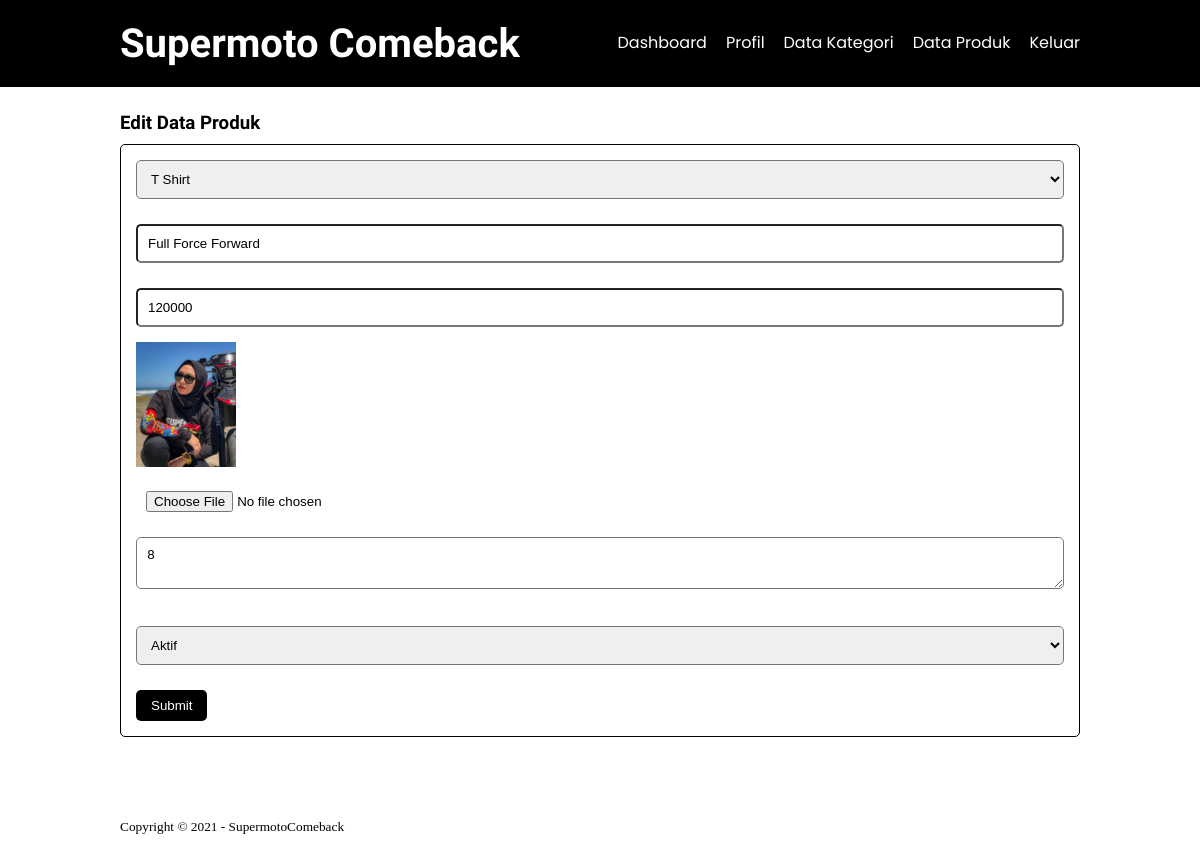
The page /SumoComeback/edit-produk.php?id=17 (signed in) on the database its author committed.
### tables this page shows
CREATE TABLE `tb_product` (
  `product_id` int(11) NOT NULL,
  `category_id` int(11) NOT NULL,
  `product_name` varchar(100) NOT NULL,
  `product_price` int(11) NOT NULL,
  `product_description` text NOT NULL,
  `product_image` varchar(100) NOT NULL,
  `product_status` tinyint(1) NOT NULL,
  `data_created` timestamp NOT NULL DEFAULT current_timestamp()
);

CREATE TABLE `tb_category` (
  `category_id` int(11) NOT NULL,
  `category_name` varchar(25) NOT NULL
);

### SumoComeback/edit-produk.php (the view, shortened to what this page needs)
<?php
include 'db.php';
$produk = mysqli_query($conn, "SELECT * FROM tb_product WHERE product_id = '" . $_GET['id'] . "' ");
$p = mysqli_fetch_object($produk);
?>
<!DOCTYPE html>
<html lang="en">
<head>
   <link rel="stylesheet" href="css/style.css">
   <link rel="stylesheet" href="https://cdnjs.cloudflare.com/ajax/libs/font-awesome/6.0.0-beta3/css/all.min.css" />
</head>
<body>
   <header>
      <div class="container">
         <h1><a href="dashboard.php">Supermoto Comeback</a></h1>
         <ul>
            <li><a href="dashboard.php">Dashboard</a></li>
            <li><a href="profil.php">Profil</a></li>
            <li><a href="data-kategori.php">Data Kategori</a></li>
            <li><a href="data-produk.php">Data Produk</a></li>
            <li><a href="keluar.php">Keluar</a></li>
         </ul>
      </div>
   </header>
   <div class="section">
      <div class="container">
         <h3>Edit Data Produk</h3>
         <div class="box">
            <form action="" method="POST" enctype="multipart/form-data">
               <select class="input-control" name="kategori" required>
                  <?php
                  $kategori = mysqli_query($conn, "SELECT * FROM tb_category ORDER BY category_id DESC");
                  while ($r = mysqli_fetch_array($kategori)) {
                  ?>
                     <option value="<?php echo $r['category_id'] ?>" <?php echo ($r['category_id'] == $p->category_id) ? 'selected' : ''; ?>><?php echo $r['category_name'] ?></option>
                  <?php } ?>
               </select>
               <input type="text" name="nama" class="input-control" placeholder="Nama Produk" value="<?php echo $p->product_name ?>" required>
               <input type="text" name="harga" class="input-control" placeholder="Harga" value="<?php echo $p->product_price ?>" required>
               <img src="produk/<?php echo $p->product_image ?>" width="100px" alt="">
               <input type="file" name="gambar" class="input-control">
               <textarea name="deskripsi" class="input-control" placeholder="Deskripsi"><?php echo $p->product_description ?></textarea><br><br>
               <select name="status" class="input-control">
                  <option value="1" <?php echo ($p->product_status == 1) ? 'selected' : ''; ?>>Aktif</option>
               </select>
               <input type="submit" name="submit" value="Submit" class="btn">
            </form>
         </div>
      </div>
   </div>
   <footer>
      <div class="container">
         <small>Copyright &copy; 2021 - SupermotoComeback</small>
      </div>
   </footer>
</body>
</html>

### SumoComeback/css/style.css (style rules this page uses)
* { margin: 0; padding: 0; box-sizing: border-box; }
a { color: inherit; text-decoration: none; }
header { background-color: black; color: white; }
header h1 { float: left; padding: 20px 0; font-size: 40px; font-family: 'UnifrakturMaguntia', cursive; }
header ul { float: right; }
header ul li { display: inline-block; font-family: 'Poppins', sans-serif; }
header ul li a { padding: 30px 0 30px 15px; display: inline-block; }
footer { padding: 30px 0; }
.container { width: 80%; margin: 0 auto; }
.container::after { content: ''; display: block; clear: both; }
.section { padding: 25px 0; }
.section h3 { font-family: 'UnifrakturMaguntia', cursive; }
.box { border: 1px solid black; border-radius: 5px; padding: 15px; margin: 10px 0 25px 0; }
.box:after { content: ''; display: block; clear: both; }
.input-control { width: 100%; padding: 10px; margin-bottom: 15px; border-radius: 5px; }
.btn { padding: 8px 15px; border-radius: 5px; background-color: black; color: white; border: none; cursor: pointer; transition: 0.5s; }
input { margin-top: 10px; }

### rows shown on the page
tb_product: kategori "T Shirt", nama "Full Force Forward", harga "120000", product_image (picture), deskripsi "8", status "Aktif"
